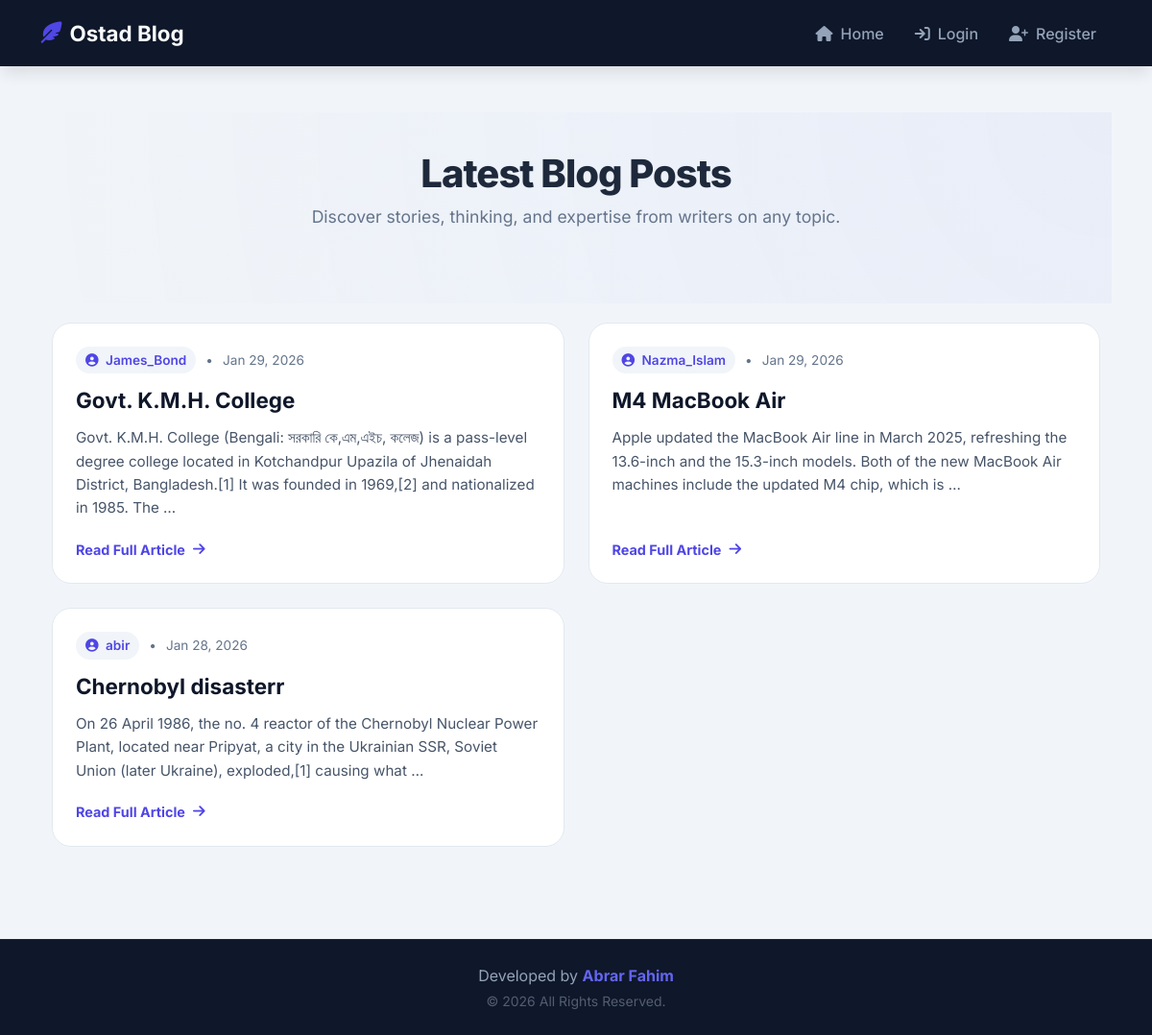
The page / on the database its author committed.
### posts/models.py (models this page shows, shortened)
class Post(models.Model):
    VISIBILITY_CHOICES = [
        ('private', 'Only Me'),
        ('specific', 'Specific Users'),
        ('public', 'Everyone'),
    ]
    title = models.CharField(max_length=200)
    content = models.TextField()
    author = models.ForeignKey(User, on_delete=models.CASCADE)
    created_at = models.DateTimeField(auto_now_add=True)
    updated_at = models.DateTimeField(auto_now=True)
    visibility = models.CharField(max_length=20, choices=VISIBILITY_CHOICES, default='public')
    allowed_users = models.ManyToManyField(User, related_name='shared_posts', blank=True)

### posts/views.py (the view)
# urls.py: path('', views.home, name='home'),
def home(request):
    posts = Post.objects.all().order_by('-created_at')
    readable_posts = []
    for post in posts:
        if request.user.is_authenticated:
            if post.is_readable_by(request.user):
                readable_posts.append(post)
        else:
            if post.visibility == 'public':
                readable_posts.append(post)
    return render(request, 'posts/home.html', {'posts': readable_posts})

### templates/posts/home.html (shortened to what this page needs)
{% extends 'base.html' %}
{% block content %}
<link rel="stylesheet" href="https://cdnjs.cloudflare.com/ajax/libs/animate.css/4.1.1/animate.min.css"/>
<div class="hero-banner animate__animated animate__fadeIn">
    <h1 class="hero-title">Latest Blog Posts</h1>
    <p class="hero-subtitle">Discover stories, thinking, and expertise from writers on any topic.</p>
</div>
<div class="container pb-5">
    {% if posts %}
        <div class="blog-grid">
            {% for post in posts %}
                <article class="post-card animate__animated animate__fadeIn">
                    <div class="post-meta">
                        <span class="author-badge">
                            <i class="fa-solid fa-user-circle me-1"></i> {{ post.author.username }}
                        </span>
                        <span>•</span>
                        <span>{{ post.created_at|date:"M d, Y" }}</span>
                    </div>
                    <h3 class="post-title">{{ post.title }}</h3>
                    <p class="post-excerpt">
                        {{ post.content|truncatewords:30 }}
                    </p>
                    <a href="{% url 'post_detail' post.pk %}" class="btn-read">
                        Read Full Article <i class="fa-solid fa-arrow-right"></i>
                    </a>
                </article>
            {% endfor %}
        </div>
    {% endif %}
</div>
{% endblock %}

### templates/base.html (style rules this page uses)
:root { --primary-color: #4f46e5; --primary-hover: #4338ca; --dark-bg: #0f172a; --text-light: #f8fafc; --danger-color: #ef4444; }
html, body { height: 100%; margin: 0; }
body { display: flex; flex-direction: column; min-height: 100vh; font-family: "Inter", sans-serif; background-color: #f1f5f9; color: #1e293b; }

### templates/posts/home.html (style rules this page uses)
.hero-banner { text-align: center; padding: 40px 0 60px; background: radial-gradient(circle at top right, rgba(99, 102, 241, 0.05), transparent); }
.hero-title { font-size: 2.5rem; font-weight: 800; color: #1e293b; letter-spacing: -1px; }
.hero-subtitle { color: #64748b; font-size: 1.1rem; }
.blog-grid { display: grid; grid-template-columns: repeat(auto-fill, minmax(350px, 1fr)); gap: 25px; margin-top: 20px; }
.post-card { background: white; border: 1px solid #e2e8f0; border-radius: 1.25rem; padding: 1.5rem; transition: all 0.4s cubic-bezier(0.4, 0, 0.2, 1); display: flex; flex-direction: column; height: 100%; position: relative; overflow: hidden; }
.post-meta { display: flex; align-items: center; gap: 10px; margin-bottom: 12px; font-size: 0.85rem; color: #64748b; }
.author-badge { background: #f1f5f9; color: #4f46e5; padding: 4px 10px; border-radius: 50px; font-weight: 600; }
.post-title { font-size: 1.4rem; font-weight: 700; color: #0f172a; line-height: 1.4; margin-bottom: 12px; transition: 0.3s; }
.post-excerpt { color: #475569; font-size: 0.95rem; line-height: 1.6; flex-grow: 1; margin-bottom: 20px; }
.btn-read { display: inline-flex; align-items: center; gap: 8px; color: #4f46e5; text-decoration: none; font-weight: 700; font-size: 0.9rem; transition: 0.3s; }
.btn-read i { transition: 0.3s; }

### rows shown on the page
Post: author.username "James_Bond", created_at "Jan 29, 2026", title "Govt. K.M.H. College", content "Govt. K.M.H. College (Bengali: সরকারি কে,এম,এইচ, কলেজ) is a pass-level degree college located in Kotchandpur Upazila of Jhenaidah District, Bangladesh.[1] It was founded in 1969,[2] and nationalized in 1985. The …"
Post: author.username "Nazma_Islam", created_at "Jan 29, 2026", title "M4 MacBook Air", content "Apple updated the MacBook Air line in March 2025, refreshing the 13.6-inch and the 15.3-inch models. Both of the new MacBook Air machines include the updated M4 chip, which is …"
Post: author.username "abir", created_at "Jan 28, 2026", title "Chernobyl disasterr", content "On 26 April 1986, the no. 4 reactor of the Chernobyl Nuclear Power Plant, located near Pripyat, a city in the Ukrainian SSR, Soviet Union (later Ukraine), exploded,[1] causing what …"
